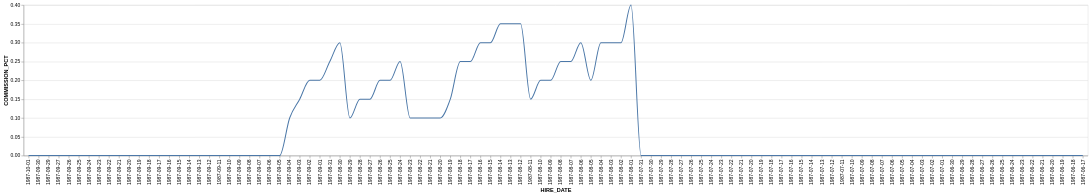

The specification (Vega-Lite) saved for this image:
### Vega-Lite specification from a JSON file in a GitHub repository (floating-point values rounded to 4 significant figures)
{"data": {"values": [{"x_data": "1987-10-01", "y_data": 0}, {"x_data": "1987-09-30", "y_data": 0}, {"x_data": "1987-09-29", "y_data": 0}, {"x_data": "1987-09-27", "y_data": 0}, {"x_data": "1987-09-26", "y_data": 0}, {"x_data": "1987-09-25", "y_data": 0}, {"x_data": "1987-09-24", "y_data": 0}, {"x_data": "1987-09-23", "y_data": 0}, {"x_data": "1987-09-22", "y_data": 0}, {"x_data": "1987-09-21", "y_data": 0}, {"x_data": "1987-09-20", "y_data": 0}, {"x_data": "1987-09-19", "y_data": 0}, {"x_data": "1987-09-18", "y_data": 0}, {"x_data": "1987-09-17", "y_data": 0}, {"x_data": "1987-09-16", "y_data": 0}, {"x_data": "1987-09-15", "y_data": 0}, {"x_data": "1987-09-14", "y_data": 0}, {"x_data": "1987-09-13", "y_data": 0}, {"x_data": "1987-09-12", "y_data": 0}, {"x_data": "1987-09-11", "y_data": 0}, {"x_data": "1987-09-10", "y_data": 0}, {"x_data": "1987-09-09", "y_data": 0}, {"x_data": "1987-09-08", "y_data": 0}, {"x_data": "1987-09-07", "y_data": 0}, {"x_data": "1987-09-06", "y_data": 0}, {"x_data": "1987-09-05", "y_data": 0}, {"x_data": "1987-09-04", "y_data": 0.1}, {"x_data": "1987-09-03", "y_data": 0.15}, {"x_data": "1987-09-02", "y_data": 0.2}, {"x_data": "1987-09-01", "y_data": 0.2}, {"x_data": "1987-08-31", "y_data": 0.25}, {"x_data": "1987-08-30", "y_data": 0.3}, {"x_data": "1987-08-29", "y_data": 0.1}, {"x_data": "1987-08-28", "y_data": 0.15}, {"x_data": "1987-08-27", "y_data": 0.15}, {"x_data": "1987-08-26", "y_data": 0.2}, {"x_data": "1987-08-25", "y_data": 0.2}, {"x_data": "1987-08-24", "y_data": 0.25}, {"x_data": "1987-08-23", "y_data": 0.1}, {"x_data": "1987-08-22", "y_data": 0.1}, {"x_data": "1987-08-21", "y_data": 0.1}, {"x_data": "1987-08-20", "y_data": 0.1}, {"x_data": "1987-08-19", "y_data": 0.15}, {"x_data": "1987-08-18", "y_data": 0.25}, {"x_data": "1987-08-17", "y_data": 0.25}, {"x_data": "1987-08-16", "y_data": 0.3}, {"x_data": "1987-08-15", "y_data": 0.3}, {"x_data": "1987-08-14", "y_data": 0.35}, {"x_data": "1987-08-13", "y_data": 0.35}, {"x_data": "1987-08-12", "y_data": 0.35}, {"x_data": "1987-08-11", "y_data": 0.15}, {"x_data": "1987-08-10", "y_data": 0.2}, {"x_data": "1987-08-09", "y_data": 0.2}, {"x_data": "1987-08-08", "y_data": 0.25}, {"x_data": "1987-08-07", "y_data": 0.25}, {"x_data": "1987-08-06", "y_data": 0.3}, {"x_data": "1987-08-05", "y_data": 0.2}, {"x_data": "1987-08-04", "y_data": 0.3}, {"x_data": "1987-08-03", "y_data": 0.3}, {"x_data": "1987-08-02", "y_data": 0.3}, {"x_data": "1987-08-01", "y_data": 0.4}, {"x_data": "1987-07-31", "y_data": 0}, {"x_data": "1987-07-30", "y_data": 0}, {"x_data": "1987-07-29", "y_data": 0}, {"x_data": "1987-07-28", "y_data": 0}, {"x_data": "1987-07-27", "y_data": 0}, {"x_data": "1987-07-26", "y_data": 0}, {"x_data": "1987-07-25", "y_data": 0}, {"x_data": "1987-07-24", "y_data": 0}, {"x_data": "1987-07-23", "y_data": 0}, {"x_data": "1987-07-22", "y_data": 0}, {"x_data": "1987-07-21", "y_data": 0}, {"x_data": "1987-07-20", "y_data": 0}, {"x_data": "1987-07-19", "y_data": 0}, {"x_data": "1987-07-18", "y_data": 0}, {"x_data": "1987-07-17", "y_data": 0}, {"x_data": "1987-07-16", "y_data": 0}, {"x_data": "1987-07-15", "y_data": 0}, {"x_data": "1987-07-14", "y_data": 0}, {"x_data": "1987-07-13", "y_data": 0}, {"x_data": "1987-07-12", "y_data": 0}, {"x_data": "1987-07-11", "y_data": 0}, {"x_data": "1987-07-10", "y_data": 0}, {"x_data": "1987-07-09", "y_data": 0}, {"x_data": "1987-07-08", "y_data": 0}, {"x_data": "1987-07-07", "y_data": 0}, {"x_data": "1987-07-06", "y_data": 0}, {"x_data": "1987-07-05", "y_data": 0}, {"x_data": "1987-07-04", "y_data": 0}, {"x_data": "1987-07-03", "y_data": 0}, {"x_data": "1987-07-02", "y_data": 0}, {"x_data": "1987-07-01", "y_data": 0}, {"x_data": "1987-06-30", "y_data": 0}, {"x_data": "1987-06-29", "y_data": 0}, {"x_data": "1987-06-28", "y_data": 0}, {"x_data": "1987-06-27", "y_data": 0}, {"x_data": "1987-06-26", "y_data": 0}, {"x_data": "1987-06-25", "y_data": 0}, {"x_data": "1987-06-24", "y_data": 0}, {"x_data": "1987-06-23", "y_data": 0}, {"x_data": "1987-06-22", "y_data": 0}, {"x_data": "1987-06-21", "y_data": 0}, {"x_data": "1987-06-20", "y_data": 0}, {"x_data": "1987-06-19", "y_data": 0}, {"x_data": "1987-06-18", "y_data": 0}, {"x_data": "1987-06-17", "y_data": 0}]}, "mark": {"type": "line", "interpolate": "monotone"}, "encoding": {"x": {"field": "x_data", "type": "nominal", "title": "HIRE_DATE", "sort": "descending"}, "y": {"field": "y_data", "type": "quantitative", "title": "COMMISSION_PCT"}}}
